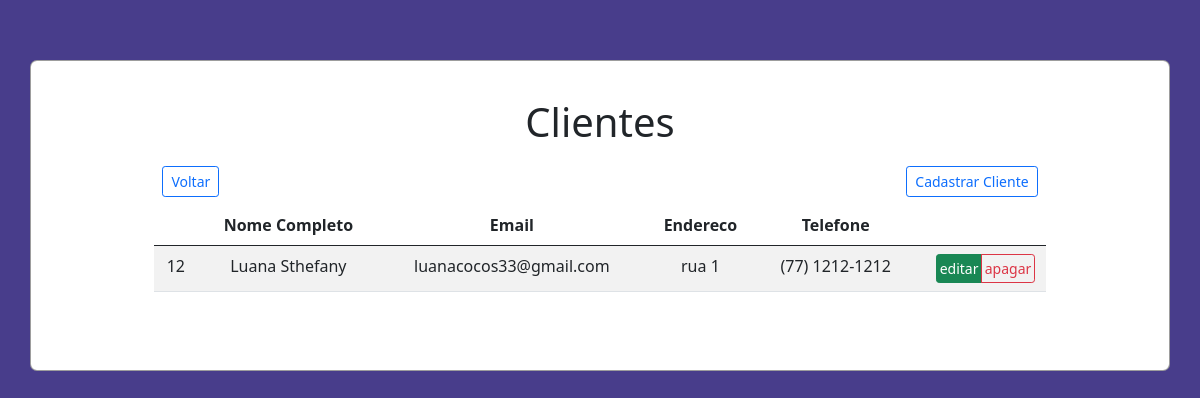
Before: /src/views/clientes.php with the older database file.
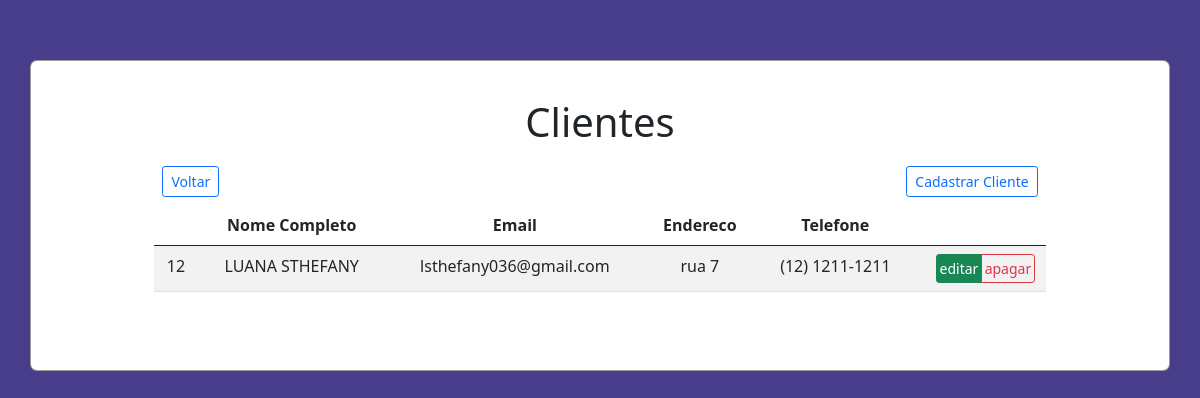
After: the same page with the newer database file.
### tables this page shows
CREATE TABLE `cliente` (
  `idcliente` int(11) NOT NULL,
  `nome` varchar(200) NOT NULL,
  `email` varchar(200) NOT NULL,
  `endereco` varchar(200) NOT NULL,
  `telefone` varchar(200) NOT NULL
);

### src/controller/ClientesController.php (called while the page is built, shortened)
<?php
require_once '../model/cliente.php';
require_once '../model/Database.php';
class ClientesController extends cliente
{
    protected $tabela = 'cliente';
    public function findAll()
    {
        $query = "SELECT * FROM $this->tabela";
        $stm = Database::prepare($query);
        $stm->execute();
        $clientes = array();
        foreach ($stm->fetchAll() as $cliente) {
            $clientes[] = new cliente($cliente->idcliente, $cliente->nome, $cliente->email, $cliente->endereco, $cliente->telefone);
        }
        return $clientes;
    }
}

### src/model/Database.php (called while the page is built, shortened)
<?php
class Database
{
    private static $instance;
    public static function getInstance()
    {
        if (!isset(self::$instance)) {
            try {
                self::$instance = new PDO('mysql:host=' . HOST . '; dbname=' . BASE, USER, PASS);
                self::$instance->setAttribute(PDO::ATTR_ERRMODE, PDO::ERRMODE_EXCEPTION);
                self::$instance->setAttribute(PDO::ATTR_DEFAULT_FETCH_MODE, PDO::FETCH_OBJ);
            } catch (PDOException $error) {
                echo $error->getMessage();
            }
        }
        return self::$instance;
    }
    public static function prepare($sql)
    {
        return self::getInstance()->prepare($sql);
    }
}

### src/model/cliente.php (called while the page is built, shortened)
<?php
class cliente
{
    private $idcliente;
    private $nome;
    private $email;
    private $endereco;
    private $telefone;
    public function __construct($idcliente, $nome, $email,$endereco,$telefone)
    {
        $this->idcliente = $idcliente;
        $this->nome = $nome;
        $this->email = $email;
        $this->endereco = $endereco;
        $this->telefone = $telefone;
    }
    public function getidcliente()
    {
        return $this->idcliente;
    }
    public function getNome()
    {
        return $this->nome;
    }
    public function getemail()
    {
        return $this->email;
    }
    public function getendereco()
    {
        return $this->endereco;
    }
    public function gettelefone()
    {
        return $this->telefone;
    }
}

### src/views/clientes.php (the view, shortened to what this page needs)
<?php
    require '../controller/ClientesController.php';
    $clientes = new ClientesController();
?>
<!DOCTYPE html>
<html lang="pt_br">
<head>
    <link href="https://cdn.jsdelivr.net/npm/bootstrap@5.0.1/dist/css/bootstrap.min.css" rel="stylesheet">
    <link rel="stylesheet" href="../../public/styles/main.css">
</head>
<body class="text-center">
    <div class="container">
        <h1 class="p-1 title">Clientes</h1>
        <div class="menu p-2">
            <a href="../../index.php" class="btn btn-sm btn-outline-primary">Voltar </a>
            <a href="./cadastrarCliente.php" class="btn btn-sm btn-outline-primary">Cadastrar Cliente</a>
        </div>
        <table class="table table-striped " id="table">
            <thead>
                <tr>
                    <th></th>
                    <th>Nome Completo</th>
                    <th>Email</th>
                    <th>Endereco</th>
                    <th>Telefone</th>
                    <th> </th>
                </tr>
            </thead>
            <tbody>
                <?php
                foreach ($clientes->findAll() as $cliente) : ?>
                    <tr>
                        <td> <?= $cliente->getidcliente() ?> </td>
                        <td> <?= $cliente->getNome() ?> </td>
                        <td> <?= $cliente->getemail() ?> </td>
                        <td> <?= $cliente->getendereco() ?> </td>
                        <td> <?= $cliente->gettelefone() ?> </td>
                        <td>
                            <div class="btn-group btn-group-sm">
                                <a href="./editarCliente.php?id=<?= $cliente->getidcliente() ?>" class="btn btn-success">editar</a><br>
                                <a href="./apagarCliente.php?id=<?= $cliente->getidcliente() ?>" onclick="return confirm('Tem certeza de que deseja excluir este item?');"class="btn btn-outline-danger">apagar</a>
                            </div>
                        </td>
                    </tr>
                <?php endforeach; ?>
            </tbody>
        </table>
    </div>
</body>
</html>

Changed rows visible on the page:
changed cliente id 12: nome "Luana Sthefany" → "LUANA STHEFANY"; email "luanacocos33@gmail.com" → "lsthefany036@gmail.com"; endereco "rua 1" → "rua 7"; telefone "(77) 1212-1212" → "(12) 1211-1211"
